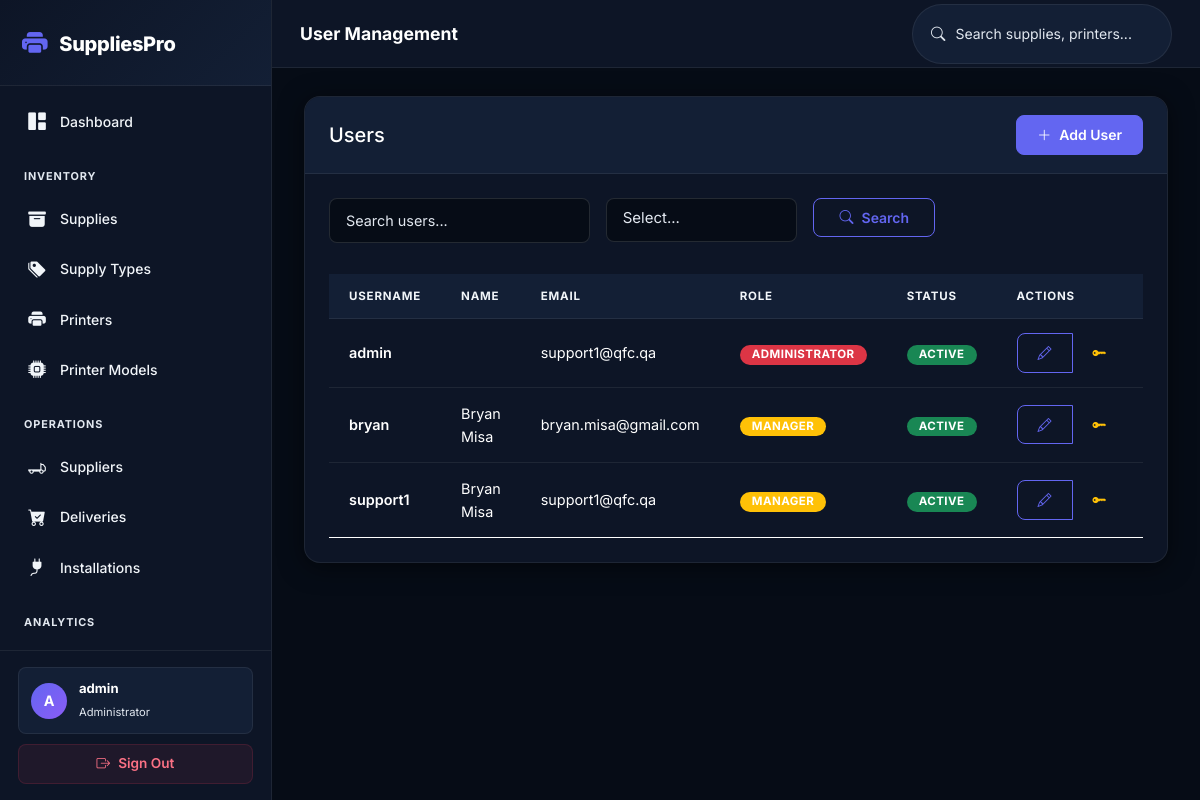
Page /users/ (signed in) on the committed database.
### inventory/models.py (models this page shows, shortened)
class User(AbstractUser):
    ROLE_CHOICES = [
        ('admin', 'Administrator'),
        ('manager', 'Manager'),
    ]
    role = models.CharField(max_length=20, choices=ROLE_CHOICES, default='manager')
    phone = models.CharField(max_length=20, blank=True)
    class Meta:
        verbose_name = 'User'
        verbose_name_plural = 'Users'

### inventory/views.py (the view, shortened to what this page needs)
# urls.py: path('users/', views.user_list, name='user_list'),
@admin_required
def user_list(request):
    users = User.objects.all().order_by('username')
    query = request.GET.get('q')
    role = request.GET.get('role')
    if role:
        users = users.filter(role=role)
    paginator = Paginator(users, 20)
    page = request.GET.get('page')
    users_page = paginator.get_page(page)
    return render(request, 'inventory/user_list.html', {
        'users': users_page,
        'roles': User.ROLE_CHOICES,
    })

### rbac/services.py (called while the page is built)
def get_user_permissions(user):
    if not user.is_authenticated:
        return set()
    cache_key = f'user_permissions_{user.pk}'
    permissions = cache.get(cache_key)
    if permissions is None:
        permissions = set()
        user_roles = Role.objects.filter(user_roles__user=user)
        for role in user_roles:
            for perm in role.permissions.all():
                permissions.add(perm.code)
        cache.set(cache_key, permissions, timeout=3600)
    return permissions

def get_user_roles(user):
    if not user.is_authenticated:
        return Role.objects.none()
    return Role.objects.filter(user_roles__user=user)

### templates/inventory/user_list.html (shortened to what this page needs)
{% extends 'base.html' %}
{% block page_title %}User Management{% endblock %}
{% block content %}
<div class="card">
    <div class="card-header d-flex justify-content-between align-items-center">
        <h5 class="mb-0">Users</h5>
        <a href="{% url 'user_create' %}" class="btn btn-primary">
            <i class="bi bi-plus-lg"></i> Add User
        </a>
    </div>
    <div class="card-body">
        <form method="get" class="row g-3 mb-4">
            <div class="col-md-4">
                <input type="text" name="q" class="form-control" placeholder="Search users..." value="{{ request.GET.q }}">
            </div>
            <div class="col-md-3">
            </div>
            <div class="col-md-2">
                <button type="submit" class="btn btn-outline-primary w-100">
                    <i class="bi bi-search"></i> Search
                </button>
            </div>
        </form>
        <div class="table-responsive">
            <table class="table table-hover">
                <thead>
                    <tr>
                        <th>Username</th>
                        <th>Name</th>
                        <th>Email</th>
                        <th>Role</th>
                        <th>Status</th>
                        <th>Actions</th>
                    </tr>
                </thead>
                <tbody>
                    {% for user in users %}
                    <tr>
                        <td><a href="{% url 'user_edit' user.pk %}" style="font-weight:600; color:var(--text-1);">{{ user.username }}</a></td>
                        <td>{{ user.first_name }} {{ user.last_name }}</td>
                        <td>{{ user.email }}</td>
                        <td>
                            <span class="badge bg-{% if user.role == 'admin' %}danger{% else %}warning{% endif %}">
                                {{ user.get_role_display }}
                            </span>
                        </td>
                        <td>
                            {% if user.is_active %}
                            <span class="badge bg-success">Active</span>
                            {% else %}
                            <span class="badge bg-secondary">Inactive</span>
                            {% endif %}
                        </td>
                        <td>
                            <div class="btn-group btn-group-sm">
                                <a href="{% url 'user_edit' user.pk %}" class="btn btn-outline-primary" title="Edit">
                                    <i class="bi bi-pencil"></i>
                                </a>
                                <a href="{% url 'user_reset_password' user.pk %}" class="btn btn-outline-warning" title="Reset Password">
                                    <i class="bi bi-key-fill"></i>
                                </a>
                                <a href="{% url 'user_toggle' user.pk %}" class="btn btn-outline-{% if user.is_active %}warning{% else %}success{% endif %}" title="{% if user.is_active %}Deactivate{% else %}Activate{% endif %}">
                                </a>
                            </div>
                        </td>
                    </tr>
                    {% empty %}
                    <tr>
                        <td colspan="6" class="text-center py-4">No users found.</td>
                    </tr>
                    {% endfor %}
                </tbody>
            </table>
        </div>
    </div>
</div>
{% endblock %}

### templates/base.html (shortened to what this page needs)
{% load rbac %}
<!DOCTYPE html>
<html lang="en">
<head>
    <link href="https://cdn.jsdelivr.net/npm/bootstrap@5.3.0/dist/css/bootstrap.min.css" rel="stylesheet">
    <link rel="stylesheet" href="https://cdn.jsdelivr.net/npm/bootstrap-icons@1.11.0/font/bootstrap-icons.css">
    <link href="https://cdn.jsdelivr.net/npm/select2@4.1.0-rc.0/dist/css/select2.min.css" rel="stylesheet"/>
    <link href="https://cdn.jsdelivr.net/npm/select2-bootstrap-5-theme@1.3.0/dist/select2-bootstrap-5-theme.min.css" rel="stylesheet"/>
    <link rel="stylesheet" href="/static/css/style.css">
</head>
<body>
{% if user.is_authenticated %}
<aside class="sidebar" id="sidebar">
    <div class="brand">
        <i class="bi bi-printer-fill"></i>
        <span>SuppliesPro</span>
    </div>
    <nav>
        <a href="{% url 'dashboard' %}" class="{% if request.resolver_match.url_name == 'dashboard' %}active{% endif %}">
            <i class="bi bi-grid-1x2-fill"></i> Dashboard
        </a>
        <div class="section-title">Inventory</div>
        <a href="{% url 'supply_list' %}" class="{% if 'supply' in request.resolver_match.url_name and 'model' not in request.resolver_match.url_name and 'type' not in request.resolver_match.url_name %}active{% endif %}">
            <i class="bi bi-archive-fill"></i> Supplies
        </a>
        <a href="{% url 'supply_type_list' %}" class="{% if 'supply_type' in request.resolver_match.url_name %}active{% endif %}">
            <i class="bi bi-tags-fill"></i> Supply Types
        </a>
        <a href="{% url 'printer_list' %}" class="{% if 'printer' in request.resolver_match.url_name and 'model' not in request.resolver_match.url_name %}active{% endif %}">
            <i class="bi bi-printer-fill"></i> Printers
        </a>
        <a href="{% url 'printer_model_list' %}" class="{% if 'printer_model' in request.resolver_match.url_name %}active{% endif %}">
            <i class="bi bi-cpu-fill"></i> Printer Models
        </a>
        <div class="section-title">Operations</div>
        <a href="{% url 'supplier_list' %}" class="{% if 'supplier' in request.resolver_match.url_name %}active{% endif %}">
            <i class="bi bi-truck-flatbed"></i> Suppliers
        </a>
        <a href="{% url 'delivery_list' %}" class="{% if 'delivery' in request.resolver_match.url_name %}active{% endif %}">
            <i class="bi bi-cart-check-fill"></i> Deliveries
        </a>
        <a href="{% url 'installation_list' %}" class="{% if 'installation' in request.resolver_match.url_name %}active{% endif %}">
            <i class="bi bi-plug-fill"></i> Installations
        </a>
        <div class="section-title">Analytics</div>
        <a href="{% url 'inventory_report' %}" class="{% if 'inventory_report' in request.resolver_match.url_name %}active{% endif %}">
        </a>
    </nav>
    <div class="user-info">
        <div class="user-pill">
            <div class="avatar">{{ user.username|first|upper }}</div>
            <div class="name-role">
                <span class="d-block fw-bold text-white small">{{ user.username }}</span>
                <span class="role">{{ user.get_role_display }}</span>
            </div>
        </div>
        <a href="{% url 'logout' %}" class="logout-link">
            <i class="bi bi-box-arrow-right"></i> Sign Out
        </a>
    </div>
</aside>
<div class="main-content">
    <header class="top-bar">
        <div class="d-flex align-items-center gap-3">
            <h1>{% block page_title %}Dashboard{% endblock %}</h1>
        </div>
        <div class="search-box">
            <form method="get" action="{% url 'global_search' %}" class="d-flex align-items-center gap-2">
                <i class="bi bi-search"></i>
                <input type="text" name="q" placeholder="Search supplies, printers..." id="globalSearch">
            </form>
        </div>
    </header>
    <main>
        {% block content %}{% endblock %}
    </main>
</div>
{% else %}
<div class="login-container">
    {% block login_content %}{% endblock %}
</div>
{% endif %}
</body>
</html>

### rows in the picture
User: username|first "A", username "admin", role "Administrator", email "support1@qfc.qa", role "ADMINISTRATOR", is_active "ACTIVE"
User: username "bryan", first_name "Bryan", last_name "Misa", email "bryan.misa@gmail.com", role "MANAGER", is_active "ACTIVE"
User: username "support1", first_name "Bryan", last_name "Misa", email "support1@qfc.qa", role "MANAGER", is_active "ACTIVE"
